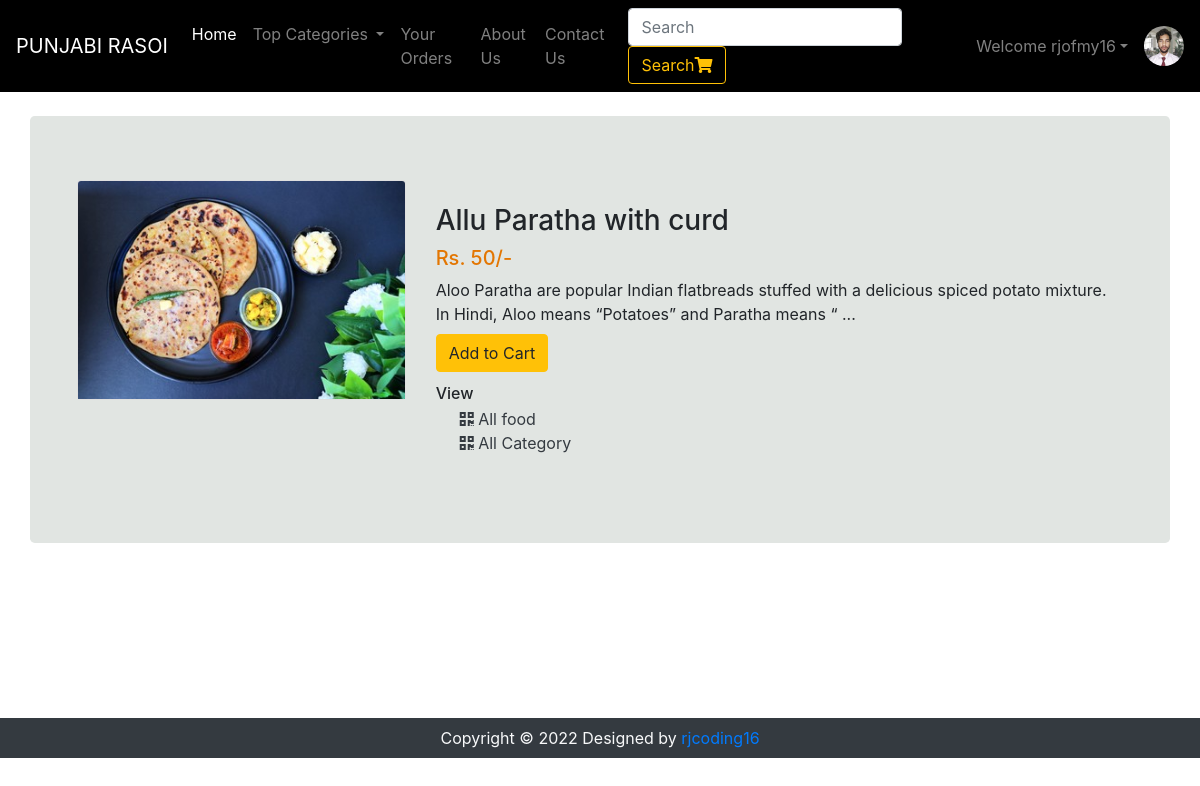
Page /viewfood.php?foodid=1 (signed in) on the committed database.
### tables this page shows
CREATE TABLE `pizza` (
  `foodId` int(12) NOT NULL,
  `foodName` varchar(255) NOT NULL,
  `foodPrice` int(12) NOT NULL,
  `foodDesc` text NOT NULL,
  `foodCategorieId` int(12) NOT NULL,
  `foodPubDate` datetime NOT NULL DEFAULT current_timestamp()
);

### viewfood.php (the view, shortened to what this page needs)
<!doctype html>
<html lang="en">
<head>
    <link rel="stylesheet" href="https://stackpath.bootstrapcdn.com/bootstrap/4.4.1/css/bootstrap.min.css">
    <link rel="stylesheet" href="https://use.fontawesome.com/releases/v5.8.2/css/all.css">
</head>
<body>
    <?php include 'partials/_dbconnect.php';?>
    <?php require 'partials/_nav.php' ?>
    <div class="container my-4" id="cont">
        <div class="row jumbotron" style="background-color: #e1e5e2">
        <?php
            $foodId = $_GET['foodid'];
            $sql = "SELECT * FROM `pizza` WHERE foodId = $foodId";
            $result = mysqli_query($conn, $sql);
            $row = mysqli_fetch_assoc($result);
            $foodName = $row['foodName'];
            $foodPrice = $row['foodPrice'];
            $foodDesc = $row['foodDesc'];
            $foodCategorieId = $row['foodCategorieId'];
        ?>
        <?php
        echo  '<div class="col-md-4">
                <div class="card">
                    <img src="img/food-'.$foodId. '.jpg" class="img-fluid card-img-top" width="220px" height="180px">
                </div>
            </div>
            <div class="col-md-8 my-4">
                <h3>' . $foodName . '</h3>
                <h5 style="color: #e37602">Rs. '.$foodPrice. '/-</h5>
                <p class="mb-0">' .$foodDesc .'</p>';
                if($loggedin){
                    $quaSql = "SELECT `itemQuantity` FROM `viewcart` WHERE foodId = '$foodId' AND `userId`='$userId'";
                    $quaresult = mysqli_query($conn, $quaSql);
                    $quaExistRows = mysqli_num_rows($quaresult);
                    if($quaExistRows == 0) {
                        echo '<form action="partials/_manageCart.php" method="POST">
                              <input type="hidden" name="itemId" value="'.$foodId. '">
                              <button type="submit" name="addToCart" class="btn btn-warning my-2">Add to Cart</button>';
                    }else {
                        echo '<a href="viewCart.php"><button class="btn btn-warning my-2">Go to Cart<i
                        class="fas fa-shopping-cart"></i></button></a>';
                    }
                }
                else{
                    echo '<button class="btn btn-warning my-2" data-toggle="modal" data-target="#loginModal">Add to Cart<i
                    class="fas fa-shopping-cart"></i></button>';
                }
                echo '</form>
                <h6 class="my-1"> View </h6>
                <div class="mx-4">
                    <a href="viewfoodList.php?catid=' . $foodCategorieId . '" class="active text-dark">
                    <i class="fas fa-qrcode"></i>
                        <span>All food</span>
                    </a>
                </div>
                <div class="mx-4">
                    <a href="index.php" class="active text-dark">
                    <i class="fas fa-qrcode"></i>
                        <span>All Category</span>
                    </a>
                </div>
            </div>'
        ?>
        </div>
    </div>
    <?php require 'partials/_footer.php' ?>
</body>
</html>

### viewfood.php (style rules this page uses)
#cont { min-height : 578px; }

### rows in the picture
pizza: foodName "Allu Paratha with curd", foodPrice "50", foodDesc "Aloo Paratha are popular Indian flatbreads stuffed with a delicious spiced potato mixture. In Hindi, Aloo means “Potatoes” and Paratha means “ ..."

### other values in the picture
$username "rjofmy16"
